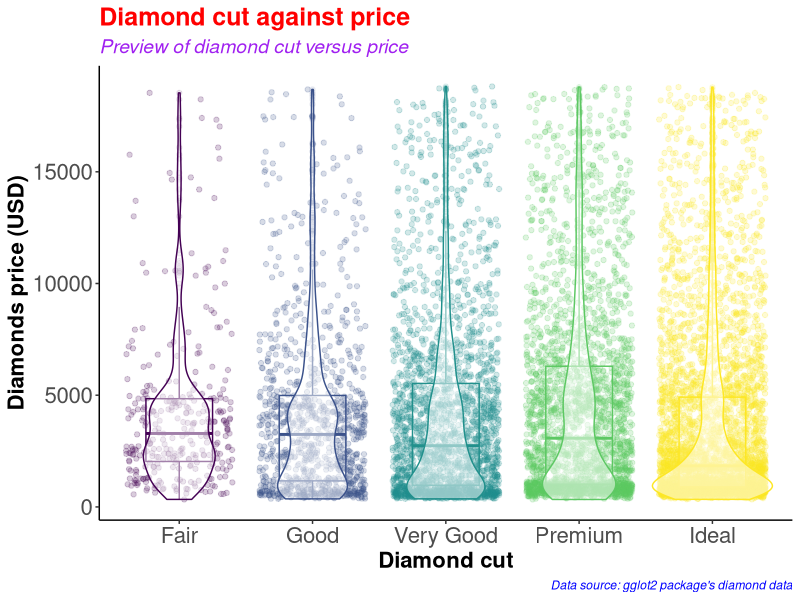
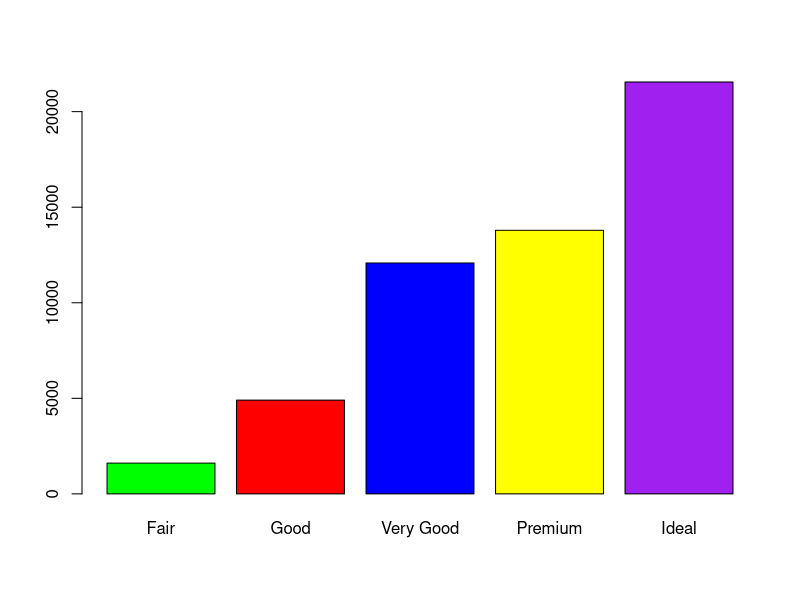
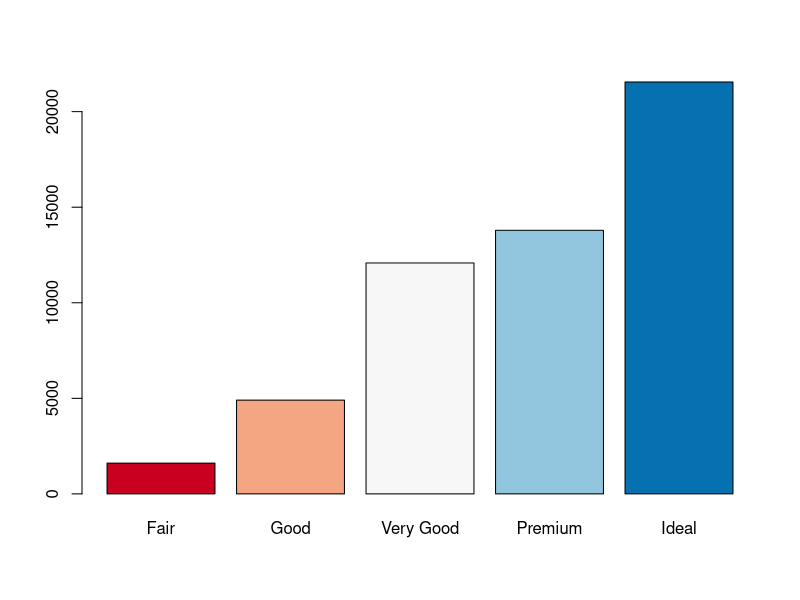
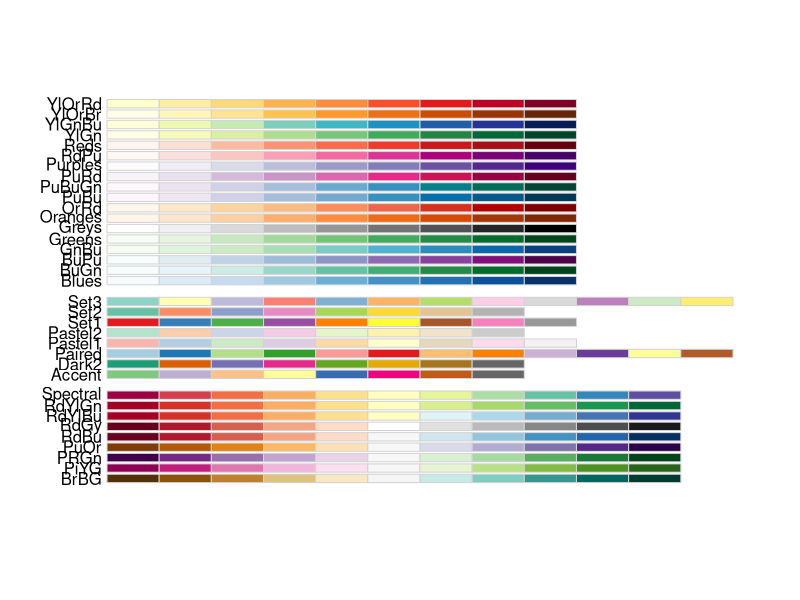
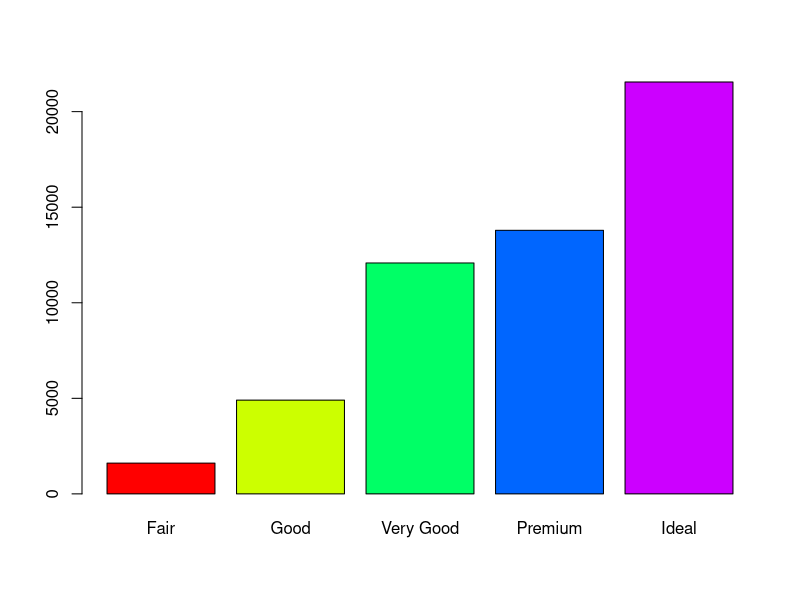
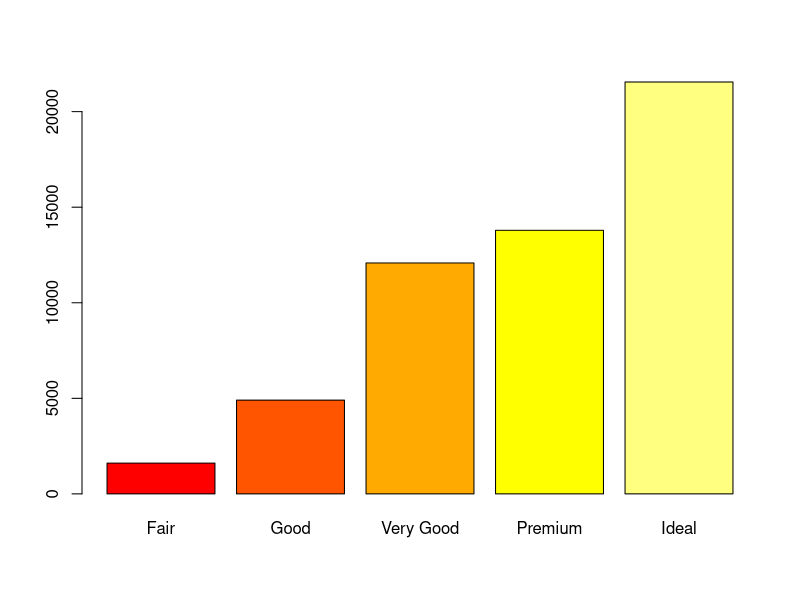
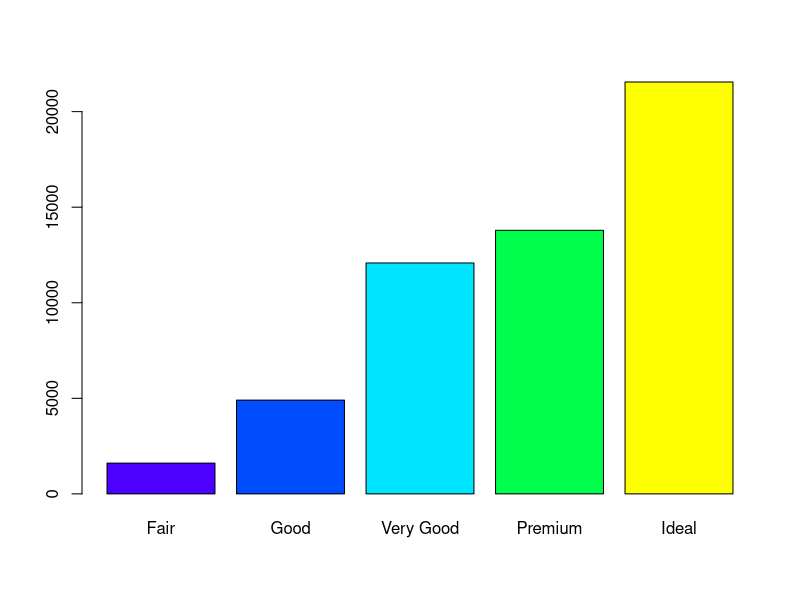
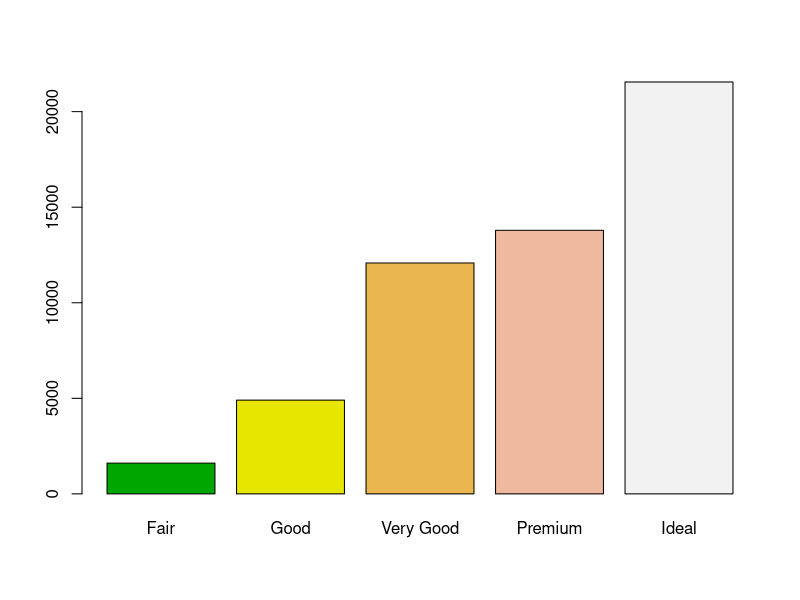

Write the R code that produced these figures, in order.
#########################################
# Name: Wyclife Agumba Oluoch           #   
# E-mail: wyclifeoluoch@gmail.com       #
# GitHub: https://github.com/Wycology   #
# Task: Boxplot and violin plots in one #
# Date: 4th Jan 2021                    #
# Last edited: 10th April 2021          #
#########################################

# Loading the necessary libraries for the project

library(tidyverse) # This is for data wrangling and plotting.
library(RColorBrewer) # This is for generating color pallets for the plots.

diamonds_df <- diamonds # Saving the diamonds data-set to a new object in R.

head(diamonds) # Checking the variables in the data-set for subsequent analyses
nrow(diamonds) # Checking for the number of rows in the data. 53940 observations
ncol(diamonds) # Checking the number of variables in the data-set. 10 variables

diamonds_df %>% # Picking the diamonds data, and then
  slice_sample(n = 0.2*(nrow(diamonds))) %>% # Picking a portion of the data-set
  ggplot(aes(x = cut, y = price, color = cut)) + # Adding the mapping variables
  geom_point(position = "jitter", alpha = 0.2) + # Adding jitter and alpha
  geom_boxplot(alpha = 0.1, width = 0.5) + # Modifying dimensions of the boxplot 
  geom_violin(alpha = 0.5) + # Adding violin plot on top of the box and jitter
  theme_classic() + # Adding my preferred theme for publication.
  theme(legend.position = "none") + # Removing the legend; it is on the x-axis
  labs(x = "Diamond cut", # Labels the x-axis.
       y = "Diamonds price (USD)", # Labeling the y-axis
       title = "Diamond cut against price", # Setting tibble of the plot
       subtitle = "Preview of diamond cut versus price", # Descriptive title beneath TITLE
       caption = "Data source: gglot2 package's diamond data") +
  theme(axis.text = element_text(size=16), # Size of labels on tick-marks
        axis.title = element_text(size=16,face="bold")) + # Size of axis labels
  theme(plot.title = element_text(color = 'red', size = 18, face = 'bold'),
        plot.subtitle = element_text(color = 'purple', size = 14, face = 'italic'),
        plot.caption = element_text(color = 'blue', face = 'italic'))

diamonds %>% # Picking the diamonds data, and then
  filter(cut == 'Very Good') %>% # Picking the very good cut 
  nrow() # counting the number of rows with very good cut

diamonds %>% 
  select(cut) %>% 
  table() %>% 
  barplot(col = c('green', 'red', 'blue', 'yellow', 'purple'))

# Instead of specifying the colors, we can simply use the color brewer panel 

diamonds %>% 
  select(cut) %>% 
  table() %>% 
  barplot(col = brewer.pal(n = 5, name = "RdBu"))
# To display more brewer colors options to use, run the following function:

display.brewer.all()

# Can also use rainbow colors

diamonds %>% 
  select(cut) %>% 
  table() %>% 
  barplot(col = rainbow(5))

# Can also use heat.colors
diamonds %>% 
  select(cut) %>% 
  table() %>% 
  barplot(col = heat.colors(5))

# Can also use topographic colors

diamonds %>% 
  select(cut) %>% 
  table() %>% 
  barplot(col = topo.colors(5))

# Can also use terrain colors for the plot
diamonds %>% 
  select(cut) %>% 
  table() %>% 
  barplot(col = terrain.colors(5))

# Can also use cm.colors
diamonds %>% 
  select(cut) %>% 
  table() %>% 
  barplot(col = cm.colors(5)) 

# That is awesome. Good for the day.
